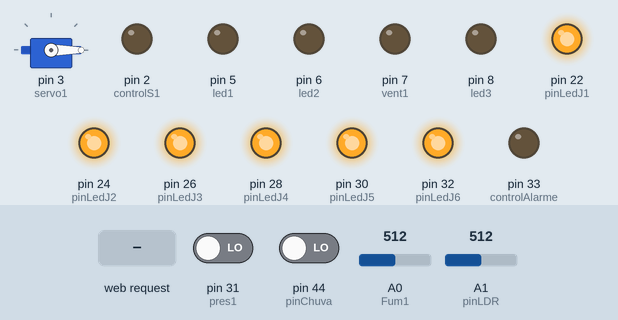
The sketch below on a simulated Arduino Mega 2560, built with avr-gcc and run on an emulated ATmega2560. On the bench: servo, output pins drawn as LEDs (lit = HIGH). The test bench sets the inputs (shaded band); at power-on: A1 (pinLDR) = 512, pin 31 (pres1) LOW, pin 44 (pinChuva) LOW, A0 (Fum1) = 512.

Above: at 1.2 s.
1.3 s: A1 (pinLDR) set to 490
At 2.5 s:
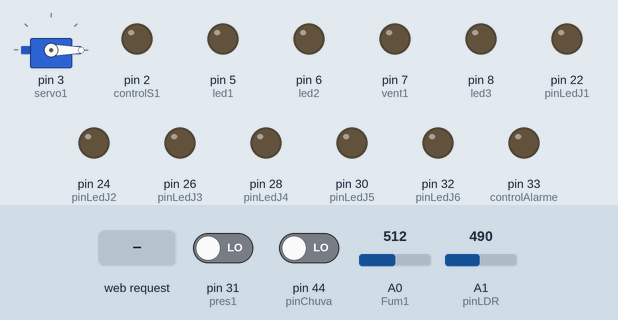
2.8 s: HTTP request GET /led1 received
At 3.1 s:
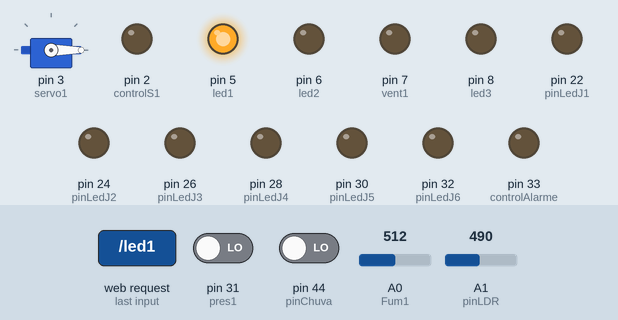
4.3 s: HTTP request GET /led2 received
At 5.4 s:
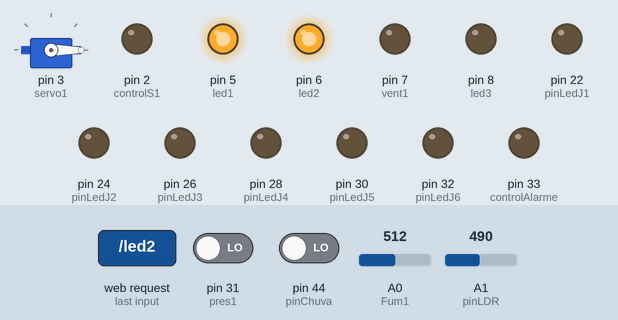
5.8 s: A1 (pinLDR) set to 510
At 6.1 s:
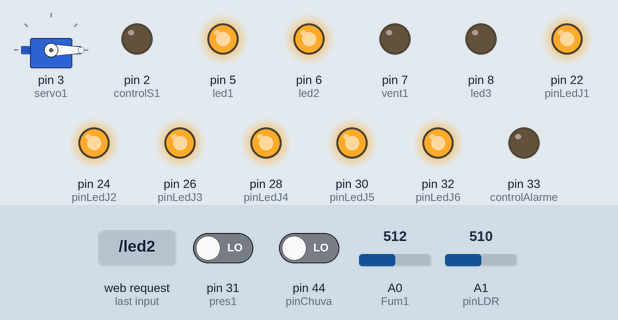
7.3 s: HTTP request GET /led3 received
At 7.7 s:
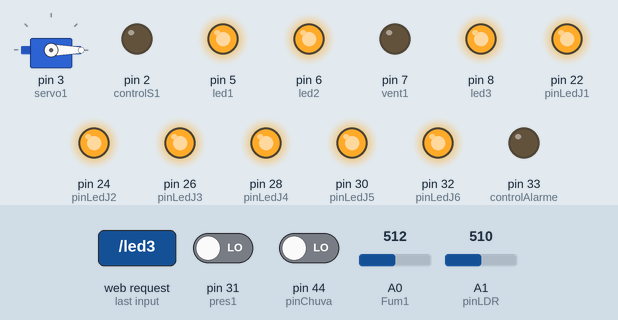
8.8 s: HTTP request GET /vent1 received
At 10.0 s:
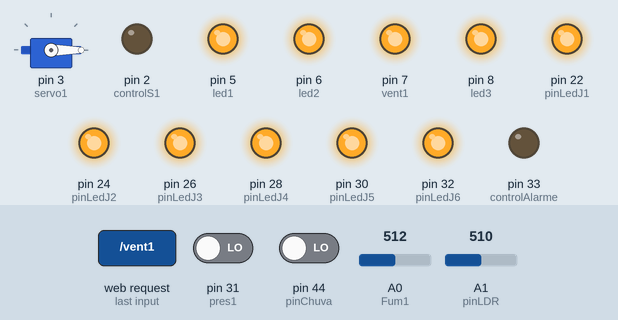
Timing chart, 0 to 11.3 s (numbered marks = the images above; inputs shaded):
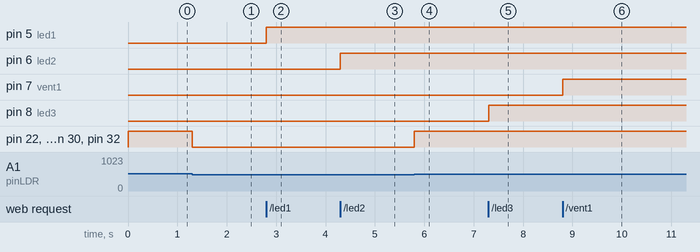

Measured:
- the behaviour switches between 501 and 500 on A1 (pinLDR) (found by bisection; images 0 and 1)
- after the input at 1.3 s, pin 22 (pinLedJ1), pin 24 (pinLedJ2), pin 26 (pinLedJ3), pin 28 (pinLedJ4), pin 30 (pinLedJ5), pin 32 (pinLedJ6): HIGH → LOW at once
- after the input at 2.8 s, pin 5 (led1): LOW → HIGH at once
- after the input at 4.3 s, pin 6 (led2): LOW → HIGH at once
- after the input at 5.8 s, pin 22 (pinLedJ1), pin 24 (pinLedJ2), pin 26 (pinLedJ3), pin 28 (pinLedJ4), pin 30 (pinLedJ5), pin 32 (pinLedJ6): LOW → HIGH at once
- after the input at 7.3 s, pin 8 (led3): LOW → HIGH at once
- after the input at 8.8 s, pin 7 (vent1): LOW → HIGH at once

The sketch:

v1.ino
```cpp
#include <SPI.h>
//#include <String.h>
#include <Ethernet.h>
#include <Servo.h>;

#define pinLDR A1

//====== jardim =======
int pinLedJ1 = 22;
int pinLedJ2 = 24;
int pinLedJ3 = 26;
int pinLedJ4 = 28;
int pinLedJ5 = 30;
int pinLedJ6 = 32;

byte mac[] = { 0x90, 0xA2, 0xDA, 0x00, 0x9B, 0x36 };
byte ip[] = { 192, 168, 0, 110 };
EthernetServer server(80);

const int pres1 = 31; //PINO DIGITAL UTILIZADO PELO SENSOR DE PRESENÇA
const int pinChuva = 44; //PINO DIGITAL UTILIZADO PELO SENSOR DE chuva

const int valorAr = 815; // valor da humidade no ar
const int valorAgua = 490; //valor da humidade na água

const int pinSolo = A1;

int inter = (valorAr - valorAgua)/3;
int valorSolo = 0;

int led1 = 5;
int led2 = 6;
int led3 = 8;
// 34 36 38

int vent1 = 7;
int Fum1 = A0;

int servo1 = 3;
int controlS1 = 2;
boolean porta = false;

int nivelGas = 300; //VALOR LIMITE (NÍVEL DE GÁS NORMAL)

Servo s1;

// ======== alarme ==========
float seno;
int frequencia;
int pinAlarme = 9;
boolean ativaAlarme = false;
int controlAlarme = 33;


//float temp;
//const int lm35 = A0;

String readString = String(30);

String statusLed;

String statusFan;

String statusServo, statusPres, statusFum, statusChuva, statusSolo, statusAlarme;


void setup() {
  Ethernet.begin(mac, ip);
  pinMode(led1, OUTPUT);
  pinMode(led2, OUTPUT);
  pinMode(led3, OUTPUT);
  pinMode(Fum1, INPUT);
  pinMode(pinChuva, INPUT);
  pinMode(pinSolo, INPUT);
  pinMode(pinAlarme,OUTPUT);
  pinMode(controlAlarme, OUTPUT);

  pinMode(pinLedJ1, OUTPUT);
  pinMode(pinLedJ2, OUTPUT);
  pinMode(pinLedJ3, OUTPUT);
  pinMode(pinLedJ4, OUTPUT);
  pinMode(pinLedJ5, OUTPUT);
  pinMode(pinLedJ6, OUTPUT);

  pinMode(pres1, INPUT);

  pinMode(vent1, OUTPUT);

  //servo motor
  pinMode(controlS1, OUTPUT);
  s1.attach(servo1);
  s1.write(0);

  //pinMode(lm35, INPUT);
}

void loop() {

  EthernetClient client = server.available();

  //temp = (float(analogRead(lm35))*5/(1023))/0.01;

  //float voltagem = ((analogRead(lm35))*5/(1023))/0.01;

  valorSolo = analogRead(pinSolo);

  int valorLDR = analogRead(pinLDR);

// =========================== Luz automatica jardim ====================================
  if(valorLDR > 500){
    digitalWrite(pinLedJ1, HIGH);
    digitalWrite(pinLedJ2, HIGH);
    digitalWrite(pinLedJ3, HIGH);
    digitalWrite(pinLedJ4, HIGH);
    digitalWrite(pinLedJ5, HIGH);
    digitalWrite(pinLedJ6, HIGH);
  }else{
    digitalWrite(pinLedJ1, LOW);
    digitalWrite(pinLedJ2, LOW);
    digitalWrite(pinLedJ3, LOW);
    digitalWrite(pinLedJ4, LOW);
    digitalWrite(pinLedJ5, LOW);
    digitalWrite(pinLedJ6, LOW);
  }

  if(client)
  {
    while(client.connected())
    {
      if(client.available())
      {
        char c = client.read();

        if(readString.length() < 30) {
          readString += (c);
        }

        if(c == '\n')
        {

          if(readString.indexOf("led1") >= 0) {      // verifica se o botão foi pressionado e liga a respectiva porta no arduino
            digitalWrite(led1, !digitalRead(led1));
          }

          if(readString.indexOf("led2") >= 0) {
            digitalWrite(led2, !digitalRead(led2));
          }

          if(readString.indexOf("led3") >= 0) {
            digitalWrite(led3, !digitalRead(led3));
          }

          if(readString.indexOf("vent1") >= 0) {
            digitalWrite(vent1, !digitalRead(vent1));
          }

          if(readString.indexOf("controlS1") >= 0) {
            digitalWrite(controlS1, !digitalRead(controlS1));
            //porta = true;
          }


          if(readString.indexOf("controlAlarme") >= 0) {
            digitalWrite(controlAlarme, !digitalRead(controlAlarme));
          }

          if(readString.indexOf("pres1") >= 0) {
            digitalWrite(pres1, !digitalRead(pres1));
          }

          if(readString.indexOf("Fum1") >= 0) {
            analogWrite(Fum1, !analogRead(Fum1));
          }

          if(readString.indexOf("pinChuva") >= 0) {
            digitalWrite(pinChuva, !digitalRead(pinChuva));
          }

          if(readString.indexOf("pinSolo") >= 0) {
            analogWrite(pinSolo, !analogRead(pinSolo));
          }


          // http
          client.println("HTTP/1.1 200 OK");
          client.println("Content-Type: text/html");
          client.println();

          client.println("<!doctype html>");
          client.println("<html>");
          client.println("<head>");
          client.println("<title>Automação</title>");
          client.println("<meta name=\"viewport\" content=\"width=320\">");
          client.println("<meta name=\"viewport\" content=\"width=device-width\">");
          client.println("<meta charset=\"utf-8\">");
          client.println("<meta name=\"viewport\" content=\"initial-scale=1.0, user-scalable=no\">");
          client.println("<meta http-equiv=\"refresh\" content=\"2,URL=http://192.168.0.110\">");
          client.println("</head>");
          client.println("<body>");
          client.println("<center>");

          client.println("<font size=\"5\" face=\"verdana\" color=\"blue\">Automação residencial com</font>");
          client.println("<font size=\"5\" face=\"verdana\" color=\"blue\">Arduino e Android</font><br />");

          if(digitalRead(led1)) {
            statusLed = "Ligado";
          } else {
            statusLed = "Desligado";
          }
          client.println("<form action=\"led1\" method=\"get\">");
          client.println("<button type=submit style=\"width:200px;\">Led 1 - "+statusLed+"</button>");
          client.println("</form> <br />");

          if(digitalRead(led2)) {
            statusLed = "Ligado";
          } else {
            statusLed = "Desligado";
          }
          client.println("<form action=\"led2\" method=\"get\">");
          client.println("<button type=submit style=\"width:200px;\">Led 2 - "+statusLed+"</button>");
          client.println("</form> <br />");

          if(digitalRead(led3)) {
            statusLed = "Ligado";
          } else {
            statusLed = "Desligado";
          }
          client.println("<form action=\"led3\" method=\"get\">");
          client.println("<button type=submit style=\"width:200px;\">Led 3 - "+statusLed+"</button>");
          client.println("</form> <br />");

          //====================================== Temperatura =================================================
          client.println("<form>");
          //client.println("<b>Temperatura: </b>");
          //client.print(voltagem);
          client.println("</form>");

          //====================================== ventilador =================================================
          if(digitalRead(vent1)) {
            statusFan = "Ligado";
          } else {
            statusFan = "Desligado";
          }
          client.println("<form action=\"vent1\" method=\"get\">");
          client.println("<button type=submit style=\"width:200px;\">Vent - "+statusFan+"</button>");
          client.println("</form> <br />");

          //====================================== Servo Motor =================================================
          //int p = s1.read();
          //static boolean estado;

          if(digitalRead(controlS1)) {
            statusServo = "Ligado";
            s1.write(90);
          } else {
              statusServo = "Desligado";
              s1.write(0);
          }

          client.println("<form action=\"controlS1\" method=\"get\">");
          client.println("<button type=submit style=\"width:200px;\">Servo1 - "+statusServo+"</button>");
          client.println("</form> <br />");

          //=================================== Alarme ==============================================


          if(digitalRead(controlAlarme)){
            //if(ativaAlarme == true) {
            statusAlarme = " ligado";
            ativaAlarme = true;
          }
          else {
            statusAlarme = " desligado";
            ativaAlarme = false;
          }


          client.println("<form action=\"controlAlarme\" method=\"get\">");
          client.println("<button type=submit style=\"width:200px;\">Alarme - "+statusAlarme+"</button>");
          client.println("</form> <br />");


          //==================================== Presença ==============================================
          if(digitalRead(pres1)) {
            statusPres = "Presença detectada";
            alarme();
          } else {
            statusPres = "Nada detectado";
            desligaAlarme();
          }
          client.println("<form action=\"pres1\" method=\"get\">");
          client.println("<b>""Segurança - "+statusPres+"</b>");
          client.println("</form> <br />");

          //==================================== Fumaça ==============================================
          if(analogRead(Fum1) > nivelGas) {
            statusFum = "Fumaça detectada";
          } else {
            statusFum = "Nada detectado";
          }
          client.println("<form action=\"Fum1\" method=\"get\">");
          client.println("<b>""Incendio - "+statusFum+"</b>");
          client.println("</form> <br />");

          //==================================== Chuva ==============================================
          if(digitalRead(pinChuva) == 0){
            statusChuva = "Chovendo";
          } else {
            statusChuva = "Sem chuva";
          }
          client.println("<form action=\"pinChuva\" method=\"get\">");
          client.println("<b>""Chuva - "+statusChuva+"</b>");
          client.println("</form> <br />");

          //==================================== Solo ==============================================
          if(valorSolo > valorAgua && valorSolo < (valorAgua + inter)){
            statusSolo = "Muito úmido";
          }
          else if(valorSolo > (valorAgua + inter) && valorSolo< (valorAr - inter)){
            statusSolo = "umidade adequada";
          }
          else if(valorSolo < valorAr && valorSolo > (valorAr - inter)){
            statusSolo = "Seco";
          }
          client.println("<form action=\"pinSolo\" method=\"get\">");
          client.println("<b>""Solo - "+statusSolo+"</b>");
          client.println("</form> <br />");


          client.println("</center>");
          client.println("</body>");
          client.println("</html>");

          readString = "";

          client.stop();
        }
      }

    }
  }

}

void alarme(){
  if(ativaAlarme == true && statusPres == "Presença detectada"){
    for(int x=0;x<180;x++){
      //converte graus para radiando e depois obtém o valor do seno
      seno=(sin(x*3.1416/180));
      //gera uma frequência a partir do valor do seno
      frequencia = 2000+(int(seno*1000));
      tone(pinAlarme,frequencia);
      delay(2);
    }
    noTone(pinAlarme);
  }
}

void desligaAlarme(){
  noTone(pinAlarme);
}
```
